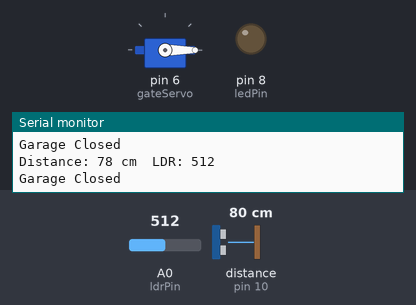
Simulated run of this sketch. Board: Arduino Uno, built with avr-gcc and run on an emulated ATmega328P. Shown: servo, output pins drawn as LEDs (lit = HIGH), the last lines printed to the serial monitor. Wiring (inferred from the names in the program): ultrasonic range finder: trigger pin 9; echo pin 10. Inputs (shaded band) come from the test bench; at power-on: distance to the obstacle (sensor on pin 10) 80 cm, A0 (ldrPin) = 512. The echo pulse lasts 58.3 µs per cm; pins used as bus, display or sensor lines are not drawn.

Above: at 1.3 s.
1.4 s: distance to the obstacle (sensor on pin 10) set to 17 cm
2.9 s: distance to the obstacle (sensor on pin 10) set to 14 cm
At 3.5 s:
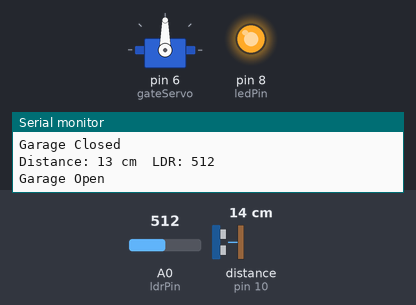
4.5 s: distance to the obstacle (sensor on pin 10) set to 18 cm
At 4.8 s:
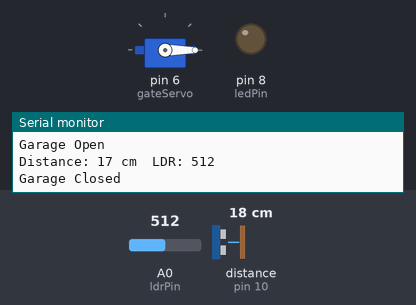
6.0 s: A0 (ldrPin) set to 106
9.0 s: A0 (ldrPin) set to 94
Timing chart, 0 to 12.0 s (numbered marks = the images above; inputs shaded):
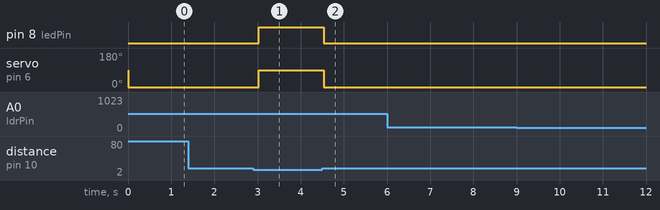

The sketch:

samrt_parking.ino
```cpp
#include <Servo.h>

Servo gateServo;

const int trigPin = 9;
const int echoPin = 10;
const int ldrPin = A0;
const int ledPin = 8;

long duration;
int distance;

void setup()
{
  gateServo.attach(6);

  pinMode(trigPin, OUTPUT);
  pinMode(echoPin, INPUT);
  pinMode(ledPin, OUTPUT);

  Serial.begin(9600);
}

void loop()
{
  // Read LDR
  int ldrValue = analogRead(ldrPin);

  // Measure Distance
  digitalWrite(trigPin, LOW);
  delayMicroseconds(2);

  digitalWrite(trigPin, HIGH);
  delayMicroseconds(10);

  digitalWrite(trigPin, LOW);

  duration = pulseIn(echoPin, HIGH);
  distance = duration * 0.034 / 2;

  Serial.print("Distance: ");
  Serial.print(distance);
  Serial.print(" cm  ");

  Serial.print("LDR: ");
  Serial.println(ldrValue);

  if(distance < 15 && ldrValue > 500)
  {
    gateServo.write(90);
    digitalWrite(ledPin, HIGH);

    Serial.println("Garage Open");
  }
  else
  {
    gateServo.write(0);
    digitalWrite(ledPin, LOW);

    Serial.println("Garage Closed");
  }

  delay(500);
}
```

Measured:
- the behaviour switches between 16 and 15 cm on distance to the obstacle (sensor on pin 10) (found by bisection; images 0 and 1)
- after the input at 2.9 s, pin 8 (ledPin): LOW → HIGH after 0.13 s; servo on pin 6 (gateServo): 0° → 90° after 0.13 s
- after the input at 4.5 s, pin 8 (ledPin): HIGH → LOW at once; servo on pin 6 (gateServo): 90° → 0° at once
